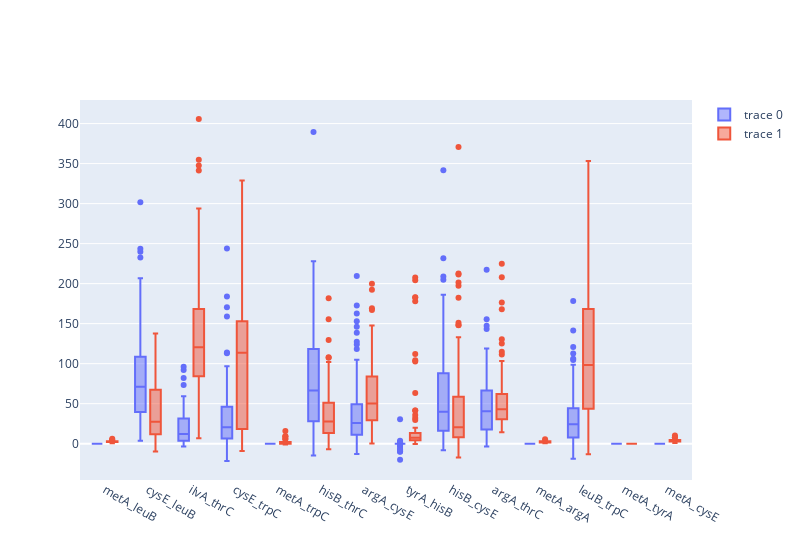

Notebook source saved alongside this figure:
### Code cell
fig.add_trace(go.Box(
    x=data[data["agent"]=="agent1"]["ko"],
    y=data[data["agent"]=="agent1"]["reward"]
))
fig.add_trace(go.Box(
    x=data[data["agent"]=="agent2"]["ko"],
    y=data[data["agent"]=="agent2"]["reward"]
))
fig.update_layout(boxmode="group",width=800)

### Figure 1 — Plotly figure (JSON) as saved in the notebook; plotly's stock layout.template omitted (floating-point values rounded to 4 significant figures; data arrays with more than 128 entries replaced by an {"elided": "..."} marker saying what was removed)
{"data": [{"type": "box", "x": {"elided": "1400 str values"}, "y": {"elided": "1400 float values"}}, {"type": "box", "x": {"elided": "1400 str values"}, "y": {"elided": "1400 float values"}}], "layout": {"boxmode": "group", "width": 800}}
